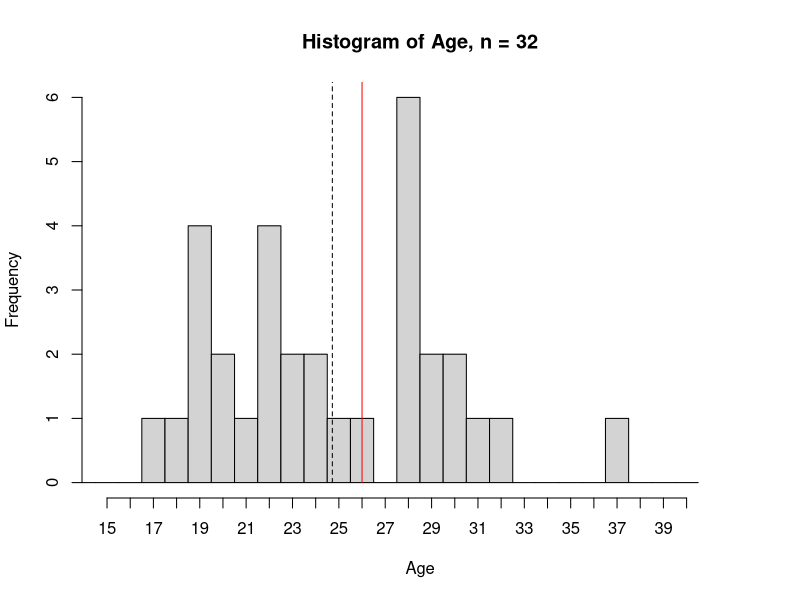

Write the R code that produced this figure.
#Unit 08 - Hypothesis Testing, One Parameter
#Author: Carl Gladish
#Date: Nov 12, 2021 (modified July 27, 2022)

## Age of Students ###

#Population parameter mu = population mean age
#Claim:  mu >= 26

#Hypotheses
#H0: mu >= 26
#H1: mu < 26

#population mean assumed by the null hypothesis
mu <- 26  #we assume H0 is true for now

#sample data
X.Age <- c(26,28,29,19,22,23,20,17,24,22,22,24,18,23,37,31,
           30,21,32,19,29,20,28,19,19,30,22,28,28,25,28,28)


#calculate sample statistics
xbar <- mean(X.Age)
s <- sd(X.Age)
n <- length(X.Age)

#plot a histogram of the sample data
hist(X.Age,breaks=seq(0.5,40.5,1),
     xlim=c(15,42),xaxp=c(15,40,25),
     xlab="Age",main=paste("Histogram of Age, n =",n))

#overlay the mean value on the histogram
lines(c(xbar,xbar),c(0,15),col="black",lty=2)

#show mu on the histogram, just to illustrate
lines(c(mu,mu),c(0,15),col="red",lty=1)

#the t-statistic for this sample data
t <- (xbar - mu)/(s/sqrt(n))
t

#Here the P-value is from the left tail since H1
# has < in it.
p.value<- pt(t, df=n-1) #P(t <= -1.4911)  left tail!!!!


#since the P-value is greater than 5%, we fail to 
#reject the null hypothesis

#Conclusion:
# (Basic): The average age of BCIT students is at least 26.
# (Technical): There is insufficient evidence to reject 
# the claim that the average age of BCIT students is at least 26.

#using the t.test function
X.Age

t.test(X.Age, alternative="less", mu=26)

## Android phone example 

# Test the claim that Android's market share in 2020
# is the same as in 2019 (87%)

#Parameter: p = proportion of Android users in 2020
#H0: p = 0.87
#H1: p != 0.87

p <- 0.87 #according to H0
q <- 1-p

#Sample Data
n <- 1000
x <- 895
p.hat <- x/n

#test statistic
z <- (p.hat - p)/sqrt(p*q/n)
z
#Calculate P-value
1-pnorm(z) #right tail
p.value <- 2*(1 - pnorm(z)) #two-tailed value
p.value

#Since p.value < 0.05, we will reject H0
#Conclusion:
#(Basic) The Android market share has changed.
#(Technical) There is sufficient evidence to reject
# the claim that Android market share has not changed
# from 2019 to 2020.

#alternative solution, using prop.test
prop.test(895, 1000, p=0.87,                 #x, n, p
          alternative="two.sided")          #"less", "greater"
                             

prop.test(895, 1000, 0.87,                 #x, n, p
          alternative="two.sided",         #"less", "greater"
          correct=FALSE)                   #no continuity correction


## Left-handed students example ##
# Test the claim that 10% of BCIT students are left handed.

#Parameter: p = proportion of left-handed students
#H0: p == 0.1
#H1: p != 0.1

#sample data
n <- 50
x <- 7
p.hat <- x/n

p <- 0.1 #parameter according to H0
q <- 1-p

#test statistic
z <- (p.hat-p)/sqrt(p*q/n)

#p-value (two-tails)
p.value <- 2*(1-pnorm(z))

#using prop.test
prop.test(7, 50, p=0.1, alternative="two.sided",correct=FALSE)
prop.test(7, 50, p=0.1, alternative="two.sided",correct=TRUE)

## File transfer Example###

#parameter of interest: mu = mean transfer time
#claim: mu = 12.44 seconds

#H0: mu = 12.44  (this is the claim)
#H1: mu != 12.44

mu <- 12.44

#sample statistics
n <- 20
xbar <- 13.71
s <- 2.65

#test statistic
t <- (xbar - mu)/(s/sqrt(n))

#P-value
p.value <- (1-pt(t, df=n-1)) * 2 #two-tailed
p.value #0.0453

#since 0.0453 < 0.05, we reject H0
#Conclusion:
#(basic) The mean transfer time is not 12.44 seconds.
#(technical): There is sufficient evidence to reject
# the claim that the mean transfer time is 12.44 sec.

#You can't use t.test for this example, since we don't have
#the raw sample data

